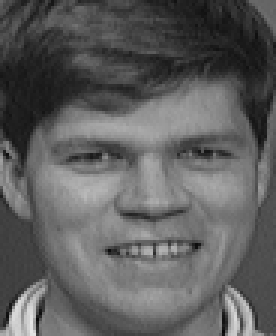
#> input picture _4.python/opencv/test2/e02.png, 92 x 112 px, found by its file name (shown 3 times larger)
$ python '例23.3.py'
#> lines starting #> are read from the running program, lines starting #| are printed output that depends on the picture
# -*- coding: utf-8 -*-
"""
Created on Sat Sep 29 21:33:03 2018

@author: 李立宗  lilizong@gmail.com
《opencv图穷匕见-python实现》 电子工业出版社
"""

import cv2
import numpy as np
images=[]
images.append(cv2.imread("e01.png",cv2.IMREAD_GRAYSCALE))
images.append(cv2.imread("e02.png",cv2.IMREAD_GRAYSCALE))
images.append(cv2.imread("e11.png",cv2.IMREAD_GRAYSCALE))
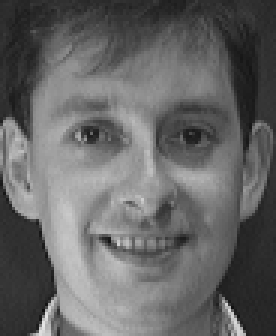
#> input picture _4.python/opencv/test2/e11.png, 92 x 112 px, found by its file name (shown 3 times larger)
images.append(cv2.imread("e12.png",cv2.IMREAD_GRAYSCALE))
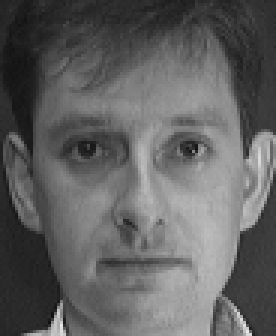
#> input picture _4.python/opencv/test2/e12.png, 92 x 112 px, found by its file name (shown 3 times larger)
labels=[0,0,1,1]
#print(labels)
recognizer = cv2.face.EigenFaceRecognizer_create()
#> (the run stopped early here; a loop or call above may not have finished)
